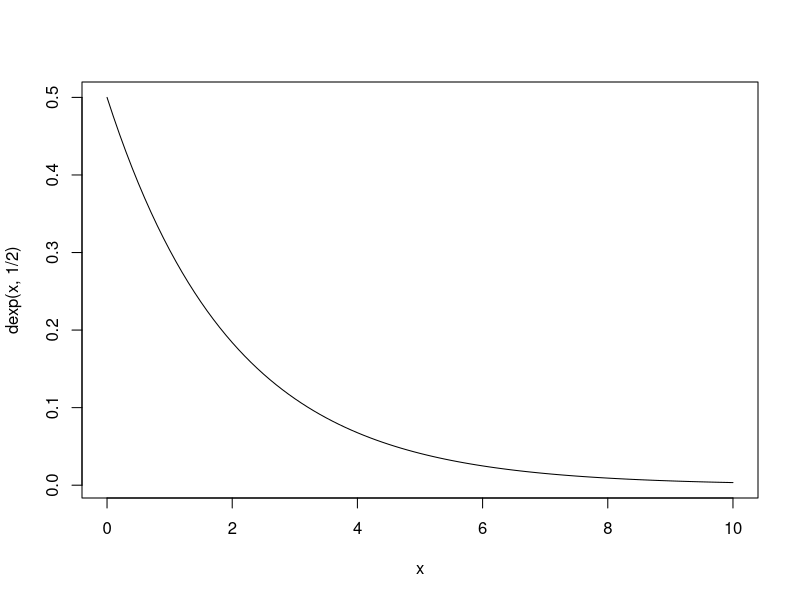
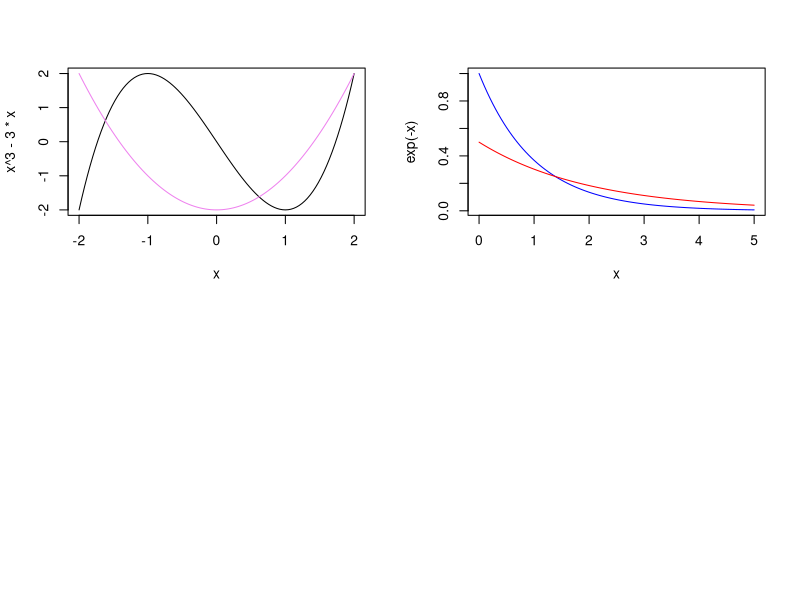

Generate these figures, in order, with R: (Note: this script raises an error after producing the figures.)
##{ Module 1 Lecture 9: Monte Carlo in R

sample
sample(c(1:4),4,replace=FALSE,prob=c(rep(.25,4)))
sample(c(1:4),5,replace=TRUE,prob=c(rep(.25,4)))
#
sample(c("boy","girl"),3,replace=TRUE)
sample(c("boy","girl"),3,replace=TRUE)=="girl"
sum(sample(c("boy","girl"),3,replace=TRUE)=="girl")>1
sum(sum(sample(c("boy","girl"),3,replace=TRUE)=="girl")>=1)
#
count=0
for(i in 1:1000){
  count<-count+sum(sum(sample(c("boy","girl"),3,replace=TRUE)=="girl")>=1)
}
count
count/1000

# What is the area under the function y=x^2 on(0,1)

runif(5)
x<-runif(5)
y<-runif(5)
y<x^2
sum(y<x^2)
runif(5)<runif(5)^2
sum(runif(500000)<runif(500000)^2)/500000


combination <- function(r,k) {
       c <- (factorial(r))/(factorial(k)*(factorial(r-k)))
       return(c)
 }
combination(8,4)

binomial_prob2 <- function(n,k,p) {
       c <- (factorial(n)/(factorial(k)*(factorial(n-k))))
       m <- ((p^k))*((1-p)^(n-k))
       b <- c * m
       return(b)
}
binomial_prob2(25,0,0.2)

hypergeometric <- function(N,n,r,k,w) {
       vec1 <- combination(r,k)
       vec2 <- combination(w,n-k)
       vec3 <- combination(N,n)
       num1 <- vec1*vec2
       ret1 <- num1/vec3
       return(ret1)
 }
hypergeometric(10,5,8,4,2)


#### Module 2 simulation 
count = 0
for ( i in 1:1000) {
  
}
sample
# 7 games, a has a 0.55 % chance of winning any game. 
sample(c("A Win", "A lose"),7,replace=TRUE,prob=c(0.55 , 0.45))
sample(c("A Win", "A lose"),7,replace=TRUE,prob=c(0.55 , 0.45)) == "A Win"
sum(sum(sample(c("A Win", "A lose"),7,replace=TRUE,prob=c(0.55 , 0.45)) == "A Win")>=4)

count = 0
for ( i in 1:100000) {
 count <- count+ sum(sum(sample(c("A Win", "A lose"),7,replace=TRUE,prob=c(0.55 , 0.45)) == "A Win")>=4)
}
count
count/100000

## Theorem 5.3.1 (299)
confi <- function(n,k,z) {
  kn <- k/n
  srt <- z*sqrt((kn)*(1-kn)/n)
  upper <- kn - srt
  lower <- kn + srt
  print(upper)
  print(lower)
}
confi(540,192,1.96)
confi(2002,1281,1.96)
confi(540,192,1.96)

## Theorem 6.3.1 (pg 354)
zstat <- function(n,s,u,x) {
  z <- (x-u)/(s/sqrt(n))
  print(z)
}
zstat(16,10,120,122.3)
zstat(25,9.50,145.75,149.75)

## Theorem 6.3.1 (pg 354)
binomz <- function(n,k,p) { 
  num <- k - (n*p)
  denom <- sqrt(n*p*(1-p))
  z <- num/denom
  print(z)
}

binomz(124,67,0.5)
binomz(348,16,0.0833)
binomz(747,60,0.25)

## Theorem 7.5.2 (p 409)
chitest <- function(sumy,sumy2,n,sigma2){
  s2 <- ((n*sumy2)-(sumy)^2)/(n*(n-1))
    print (s2)
  x2 <-  ((n-1)*s2)/sigma2  
    print(x2)
  
}
chitest(5261,1469945,19,1)
chitest(758.62,19195.7938,30,1)

## Theorem 9.2.1 pg(451)
pooledvar <- function(n,m,sx2,sy2) {
  num <- (n-1)*sx2 + (m-1)*sy2
  denom <- n+m-2
  sp2 <- num/denom
  sp <- sqrt(sp2)
print(sp2)
print(sp)
}
pooledvar(8,9,0.0002103,0.0000955)
pooledvar(19103,902,543.0984,468.0464)

#Theorem 9.2.2 (pg 452)
twosample.ttest <- function(x,y,sp,n,m) {
  num <- x-y
  denom <- sp*(sqrt((1/n)+(1/m)))
  t = num/denom
  print(t)
}
twosample.ttest(0.2319,0.2097,0.0121,8,10)
twosample.ttest(54.79192,60.14191,23.23183,19103,902)

## Theorem 9.4.1 pg (469)
zstat.2probs <- function(x,n,y,m) {
  pe <- (x+y)/(n+m)
  num <- (x/n)-(y/m)
  denom <- sqrt((pe*(1-pe)/n)+(pe*(1-pe)/m))
  z <- num/denom
  print(z)
}
zstat.2probs(34,40,19,35)
zstat.2probs(53,91,705,1117)

## Theorm 10.2.1  
factorial(5)/(factorial(2)*factorial(2)*factorial(1)*factorial(0))
(0.7132)^2*(0.270)^2*(0.01) *30
multino.dist <- function(n,k1,k2,k3,p1,p2,p3) {
  frac <- (factorial(n))/(factorial(k1)*factorial(k2)*factorial(k3))
    print(frac)
  ps <- p1 * p2 * p3 
    print(ps)
  prob <- frac * ps 
    print(prob)
}

#Theorem 10.3.1 
chi2distr.2probs <- function(p1,k1,k2) {
  p2 <- 1-p1
  kt <- k1+k2
  d1 <- ((k1-(kt*p1))^2)/(kt*p1)
  d2 <- ((k2-(kt*p2))^2)/(kt*p2)
  d <- d1+d2
  print(d)
}
chi2distr.2probs(3/4,40,4)
chi2distr.2probs(1292.1/5139,1383,3756)
chi2distr.2probs(1292.1/5139,1383,3750)

chisq.test(c(40,4),p=c(.75,.25))
    test <- chisq.test(c(40,4),p=c(.75,.25))
      test$observed
      test$statistic
      test$p.value
    curve(dexp(x,1/2),from=0,to=10,type="l")
  
    
    random <- rexp(1000,1/2)
  observed <- length(10)
    
  ## BINNING
    for (i in 1:9){
        observed[i]=sum(random>i-1 & random<=i)
    }
  observed[10] <- sum(random>9)
  observed
  prob <- pexp(c(1:10),1/2)
    prob
    px <- diff(prob,1)
      px
    px <- c(pexp(1,1/2),px[1:8],pexp(9,1/2,lower.tail = FALSE))
      sum(px)
      px*1000
      
  chisq.test(observed,p=px)
    #chisq.test(c(1383,3750,p=c(1292.1/5139, (1-(1292.1/5139)))))
#chisq.test(c(3750,1383,p=c(0.2514302,0.7485698 )))
5139-1383
((1383-5139*(0.2451))^2)/(5139*(0.2514))
((3756-5139*(0.749))^2)/(5139*(0.749))
11.79248 + 2.252379

## Log Regression (pg 535)
axb <- function(n,logxy,logx,logy,logx2) {
  b <- (n*logxy - logx*logy)/(n*logx2 - (logx)^2)
  loga <- (logy - b*logx)/n
  a <- 10^loga
  print(b)
  print(loga)
  print(a)
}
axb(15,156.038,41.77,52.798,126.604)
axb(11,30.44,17.75,18.02,31.07)
  

par(mfrow=c(2,2))
curve(x^3-3*x, -2, 2)
curve(x^2-2, add = TRUE, col = "violet")


curve(exp(-x),0,5, col = "blue")
curve(.5*exp(-.5*x), add= TRUE, col = "red")


integrand <- function(x) {1/((x+1)*sqrt(x))}
integrate(integrand, lower = 0, upper = Inf)


integrand <- function(x) {.5*exp(-.5*x)}
integrate(integrand, lower = 0, upper = 4)

integrand <- function(x) {exp(-x)}
integrate(integrand, lower = 4, upper = Inf)

0.412 - 2.0639*(11.78848/19.505)
0.412 + 2.0639*(11.78848/19.505)
(-1/144)/(0.276^2)
sqrt(1.2)
sqrt(2.6)
sqrt(0.4)
1/(2*3.14*1.09*2.6*0.6324)
(-.5*(1/(1-(0.6^2))))

1/(sqrt(6.28)*(sqrt(1-(0.6^2))))
0.6*55   
.5*sqrt(10)/2
6-(.5*sqrt(10)/2)
0.75*sqrt(10)
(5-5.209)/(2.3717)
(6.5-5.209)/(2.3717)
0.7054-0.4681
11-0.6*(1.612)/(1.09)
(1-0.6^2)*2.6
(10-10.113)/1.2899
(10.5-10.113)/1.2899
0.5910-0.4721
sqrt(1.664)
0.6179-0.4681
1.289/2
(10.5-10.113)/0.6445
(11-10.113)/0.6445
0.9147-0.7257
.6*(1.612/1.09)
rand
??rand


